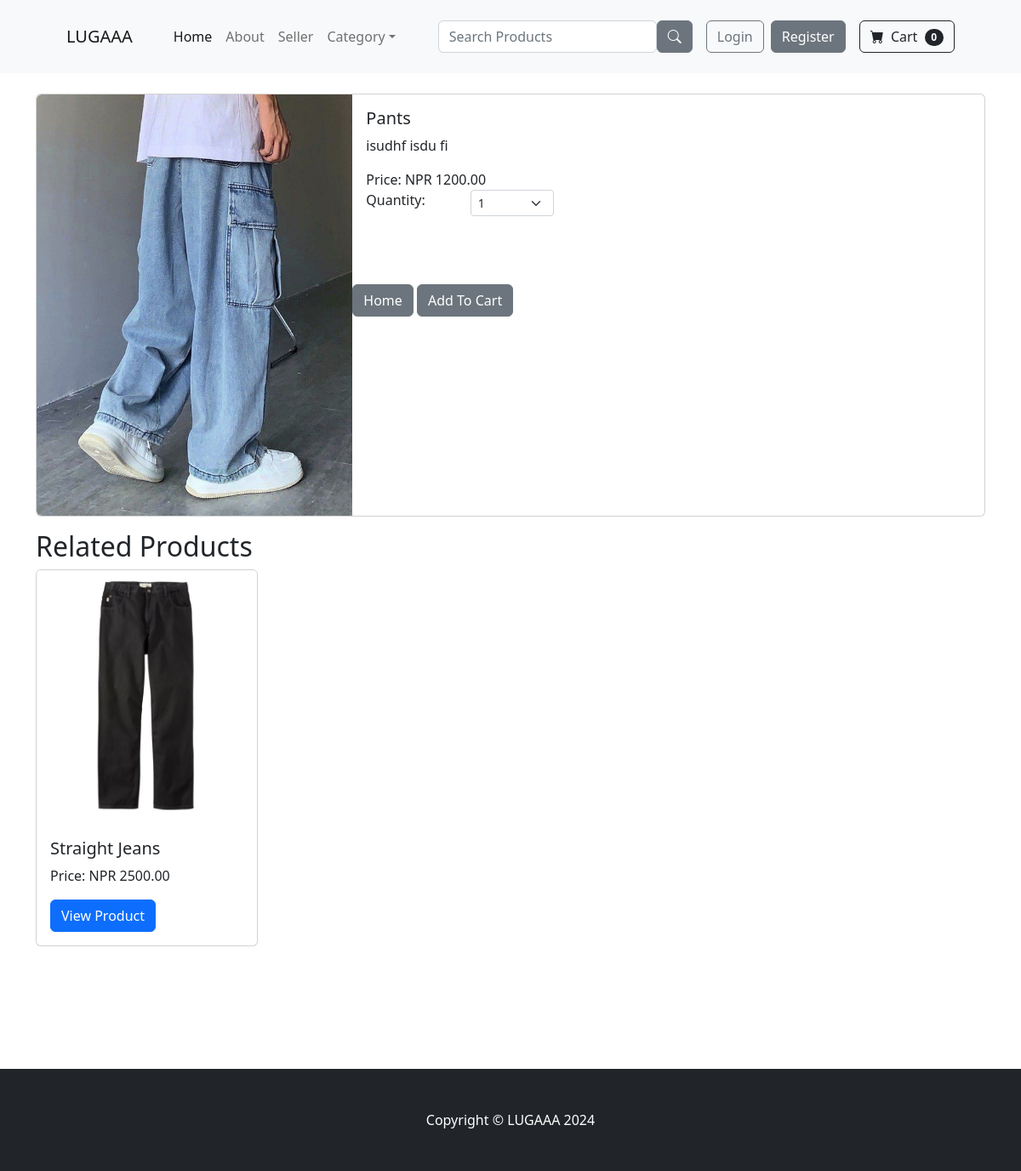
The page /product/16 on the database as committed earlier.
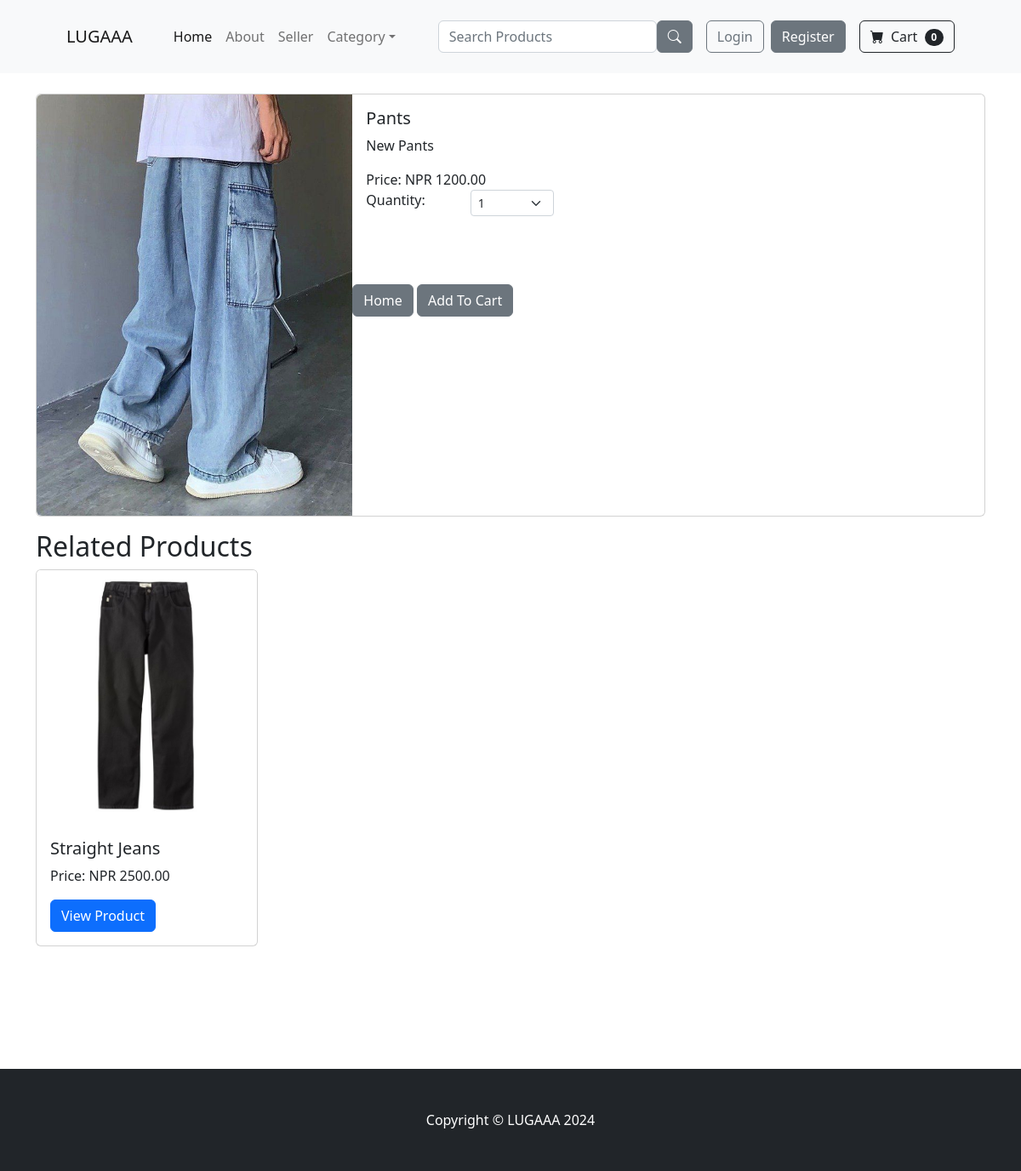
The same page on the database as committed later.
### store/models.py (models this page shows, shortened)
class Product(models.Model):
    name =  models.CharField(max_length=100)
    price =  models.DecimalField(default=0, decimal_places=2, max_digits = 8)
    category =  models.ForeignKey(Category, on_delete=models.CASCADE, null=True, blank=True)
    description =  models.CharField(max_length=250, default='', blank = True, null=True)
    image = models.ImageField(upload_to='uploads/product/')
    is_sale = models.BooleanField(default= False)
    sale_price = models.DecimalField(default=0, decimal_places=2, max_digits = 8, null=True)
    in_stock =  models.PositiveIntegerField(default=1)

### store/views.py (the view)
# urls.py: path('product/<int:pk>', views.product, name='product'),#urlpatterns for product page
def product(request, pk):
    product = Product.objects.get(id = pk)
    categories = Category.objects.all()
    related_products = Product.objects.filter(category=product.category).exclude(id=product.id)[:4]
    return render(request, 'product.html', {'product': product,'related_product': related_products })

### admin_dashboard/context_processor.py (called while the page is built)
def order_notify(request):
    order = Order.objects.filter(status = 'Pending').count()
    return  {'notification_count': order}

def cancel_notify(request):
    cancel = CancellationOrder.objects.filter(mark_as_read = False).count()
    return {'cancel_count': cancel}

### cart/cart.py (called while the page is built)
    def __len__(self):
        return len(self.cart)

### cart/context_processor.py (called while the page is built)
def cart(request):
    return {'cart': Cart(request)}

### store/context_processor.py (called while the page is built)
def user_order_notify(request):
    user = request.user.pk
    order = Order.objects.filter(user = user, status = 'Pending').count()
    return  {'user_order_count': order}

### store/templates/product.html (shortened to what this page needs)
{% extends 'base.html' %}
{% block content %}
<div class="container">
    <div class="card mb-3">
        <div class="row g-0">
            <div class="col-md-4">
                <img src="{{ product.image.url }}" class="img-fluid rounded-start" alt="{{ product.name }}">
            </div>
            <div class="col-md-8">
                <div class="card-body">
                    <h5 class="card-title">{{ product.name }}</h5>
                    <p class="card-text">{{ product.description }}</p>
                    {% if product.is_sale %}
                        <span class="text-muted text-decoration-line-through">Npr {{ product.price }}</span><br>
                        Npr {{ product.sale_price }}
                    {% else %}
                        Price: NPR {{ product.price }}
                    {% endif %}
                    <div class="row justify-content">
                        <div class="col-md-2">Quantity: </div>
                        <div class="col-md-2">
                            <select class="form-select form-select-sm" id="qty-cart">
                                <option value="1">1</option>
                            </select>
                        </div>
                    </div>
                </div>
                <br><br>
                <a href="{% url 'home' %}" class="btn btn-secondary">Home</a>
                <button class="btn btn-secondary" value="{{ product.id }}" id="add-cart">Add To Cart</button>
            </div>
        </div>
    </div>
    <div class="related-products">
        <h2>Related Products</h2>
        <div class="row">
            {% for pro in related_product %}
                <div class="col-md-3">
                    <div class="card mb-4">
                        <img src="{{ pro.image.url }}" class="card-img-top" alt="{{ pro.name }}">
                        <div class="card-body">
                            <h5 class="card-title">{{ pro.name }}</h5>
                            <p class="card-text">Price: NPR {{ pro.price }}</p>
                            <a href="{% url 'product' pro.id %}" class="btn btn-primary">View Product</a>
                        </div>
                    </div>
                </div>
            {% empty %}
                <p>No related products found.</p>
            {% endfor %}
        </div>
    </div>
</div>
{% endblock %}

Rows that differ between the two databases and show on the page:
changed Product "Pants": description "isudhf isdu fi" → "New Pants"
